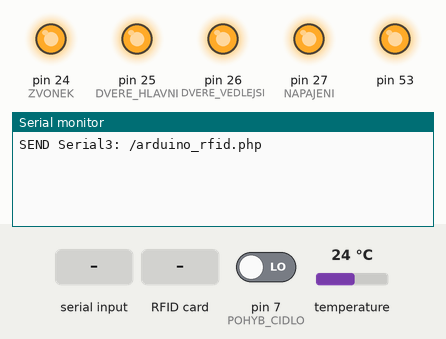
Bench run of a sketch on a simulated Arduino Mega 2560, built with avr-gcc and run on an emulated ATmega2560. Parts: output pins drawn as LEDs (lit = HIGH), the last lines printed to the serial monitor. The inputs (shaded band) are chosen by the test bench; at power-on: pin 7 (POHYB_CIDLO) LOW, temperature 24 °C.

Above: at 6.3 s.
6.4 s: "<5>" received over the second serial link
At 7.2 s:
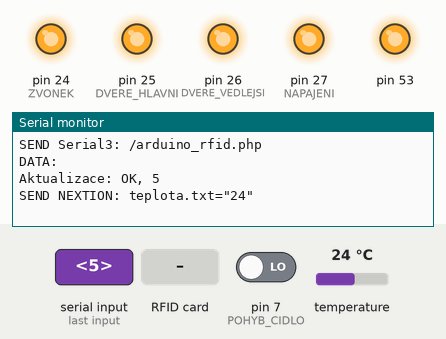
7.9 s: pin 7 (POHYB_CIDLO) driven HIGH
At 8.81 s:
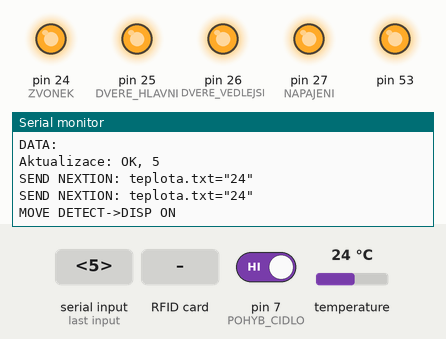
10.9 s: RFID card 5E 7A 19 C4 held to the reader
At 12.1 s:
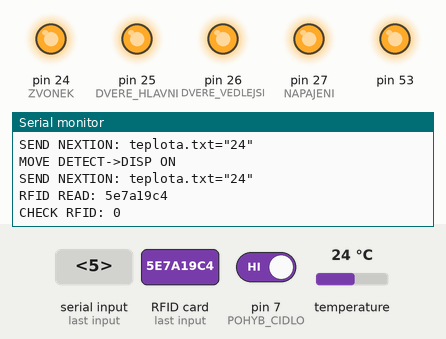

Measured:
- after the input at 6.4 s, the serial monitor: prints a new line at once (image 1)
- after the input at 7.9 s, the serial monitor: prints a new line after 0.79 s (image 2)
- after the input at 10.9 s, the serial monitor: prints a new line after 0.27 s (image 3)

The sketch:

mega_v2.ino
```cpp
#include <SPI.h>
#include <MFRC522.h>
#include <Wire.h>
#include <OneWire.h>

// definování pinů pro SDA a RST
#define SS_PIN 48
#define RST_PIN 49

MFRC522 mfrc522(SS_PIN, RST_PIN);
String read_rfid;

void dump_byte_array(byte *buffer, byte bufferSize) {
  read_rfid = "";
  for (byte i = 0; i < bufferSize; i++) {
    read_rfid = read_rfid + String(buffer[i], HEX);
  }
}

//definovani teplomeru


char messageFromPC[32] ;
String data[30];
int pocetPolozek = 0;

const int numChars = 512;
char receivedChars[numChars];

boolean newData = false;

#define POHYB_CIDLO 7
#define TEPL_CIDLO 2
#define ZVONEK 24
#define DVERE_HLAVNI 25
#define DVERE_VEDLEJSI 26
#define NAPAJENI 27
#define DVERE_CIDLO X

//teplota

int DS18S20_Pin = TEPL_CIDLO; //čidlo je připojeno na pinu 2

OneWire ds(DS18S20_Pin);

float getTemp(){

byte data[12];
byte addr[8];

if ( !ds.search(addr)) {
ds.reset_search();
return -1000;
}

if ( OneWire::crc8( addr, 7) != addr[7]) {
Serial.println("CRC is not valid!");
return -1000;
}

if ( addr[0] != 0x10 && addr[0] != 0x28) {
Serial.print("Device is not recognized");
return -1000;
}

ds.reset();
ds.select(addr);
ds.write(0x44,1);
byte present = ds.reset();
ds.select(addr);
ds.write(0xBE);
for (int i = 0; i < 9; i++) { // potřebujeme 9 bytů
data[i] = ds.read();
}

ds.reset_search();

byte MSB = data[1];
byte LSB = data[0];

float tempRead = ((MSB << 8) | LSB);
float TemperatureSum = tempRead / 16;

return TemperatureSum;

}


//displej

void poslat_nextion(String zprava) {
  Serial2.print(zprava);
  Serial2.write(0xff);
  Serial2.write(0xff);
  Serial2.write(0xff);
  delay(100);
}

#define nextion Serial2 // port pro komunikaci s displejem Nextion


String Nextion_receive(boolean read_data) { //returns generic

  boolean answer = false; // znacka
  char bite; // promenna pro ulozeni znaku
  String cmd; // promenna pro ulozeni textu
  byte countEnd = 0; // pocitadlo
  unsigned long previous; // cas spusteni
  int timeout = 1000; // doba po kterou se ceka na prichozi data
  previous = millis();

  do { // cekani na spravnou odpoved
    if (nextion.available() > 0) { // kdyz jsou k dispozici data, precti data
      bite = nextion.read();
      cmd += bite;
      if ((byte)bite == 0xff) countEnd++;
      if (countEnd == 3) answer = true;
    }
  }
  while (!answer && !((unsigned long)(millis() - previous) >= timeout)); // ceka na spravnou hodnotu, nebo uplynuti casu
  return cmd;
}
//------------------------------------------------------------------
String check_display() { // kontrola prijatych dat
  if (nextion.available() > 0) // kontroluje obsah pameti, pokud nen nic odeslano, dalsi cast programu se neprovede
  {
    return Nextion_receive(true); // precist hodnoty z serial portu
  }
}
//------------------------------------------------------------------
void nextion_init(int speed_init) { // nastaveni pri spusteni displeje
  nextion.begin(speed_init);
}


//načítání dat


void recvWithStartEndMarkers() {
    static boolean recvInProgress = false;
    static byte ndx = 0;
    char startMarker = '<';
    char endMarker = '>';
    char rc;

 // if (Serial.available() > 0) {
    while (Serial3.available() > 0 && newData == false) {
        rc = Serial3.read();

        if (recvInProgress == true) {
            if (rc != endMarker) {
                receivedChars[ndx] = rc;
                ndx++;
                if (ndx >= numChars) {
                    ndx = numChars - 1;
                }
            }
            else {
                receivedChars[ndx] = '\0'; // terminate the string
                recvInProgress = false;
                ndx = 0;
                newData = true;
            }
        }

        else if (rc == startMarker) {
            recvInProgress = true;
        }
    }
}

boolean showNewData() {
    if (newData == true) {
      for(int i=0;i<pocetPolozek;i++){
        data[i]="";
      }

      newData = false;

      char * strtokIndx;

      strtokIndx = strtok(receivedChars, ";");

      if(strlen(strtokIndx) == 0) {
          return false;
        }

      pocetPolozek = atoi(strtokIndx);

     if(pocetPolozek==0){
      return false;
     }

      for(int i=0;i<pocetPolozek;i++){
        strtokIndx = strtok(NULL,";");
        strcpy(messageFromPC, strtokIndx);
        data[i]=messageFromPC;
      };

      Serial.println("DATA:");

      for(int i=0;i<pocetPolozek;i++){
        Serial.println(data[i]);
      };


      Serial.println("Aktualizace: OK, "+(String)pocetPolozek);
      return true;


    }
    return false;
}


boolean update_rfid(){
  Serial.println("SEND Serial3: /arduino_rfid.php");
  Serial3.print("/arduino_rfid.php");
  delay(500);
  unsigned long timeout = millis();
  while(newData==false){
   recvWithStartEndMarkers();
   if (millis() - timeout > 10000) {
        break;
      }
  };
  if(showNewData()==true){
    return true;
  }else{
    return false;
  }
}


void setup() {
  Serial.begin(115200);
  Serial3.begin(115200);//Jakákoliv odeslaná zpráva se zpracovává jako http požadavek
  nextion_init(9600);
  SPI.begin();
  mfrc522.PCD_Init();

  pinMode(POHYB_CIDLO,INPUT);
  pinMode(TEPL_CIDLO,INPUT);

  pinMode(ZVONEK,OUTPUT);
  pinMode(DVERE_HLAVNI,OUTPUT);
  pinMode(DVERE_VEDLEJSI,OUTPUT);
  pinMode(NAPAJENI,OUTPUT);

  digitalWrite(ZVONEK,HIGH);
  digitalWrite(DVERE_HLAVNI,HIGH);
  digitalWrite(DVERE_VEDLEJSI,HIGH);
  digitalWrite(NAPAJENI,HIGH);

  delay(5000);
  boolean update_status=update_rfid();
  while(update_status==false){
    update_status=update_rfid();
  }
}


unsigned long aktualni_millis, predchozi_millis_lcd=0, predchozi_millis_temp=0, predchozi_millis_rfid=0;
boolean predchozi_stav=false;
unsigned long stav_lcd;

void loop() {

  aktualni_millis = millis();

  //načtení rfid z rpi jednou za 10 min
  if (aktualni_millis - predchozi_millis_rfid > 600000) {

    predchozi_millis_rfid = aktualni_millis;
    update_rfid();
  };

    //odeslání teploty do databaze jedno za 60 min
  if (aktualni_millis - predchozi_millis_temp > 3600000) {
    predchozi_millis_temp = aktualni_millis;
    int temperature = getTemp();
    Serial.println("SEND SERIAL3: /teplota_arduino.php?teplota=" + String(temperature));
    Serial3.println("/teplota_arduino.php?teplota=" + String(temperature));
  };

  //kontrola dveří

  /*boolean aktualni_stav=digitalRead(CIDLO_DVERE);
  if(aktualni_stav==false && predchozi_stav==true){
    Serial3.println("/dvere.php");
    Serial.println("DVERE OTEVRENY");
    predchozi_stav=false;
  }else if(aktualni_stav==true && predchozi_stav==false){
    Serial.println("DVERE ZAVRENY");
    predchozi_stav=true;
  }*/


//   pohybové čidlo
  if (digitalRead(POHYB_CIDLO)) {
    Serial.println("MOVE DETECT->DISP ON");
    poslat_nextion("sleep=0");
    stav_lcd = millis();
  } else {
    if (aktualni_millis - stav_lcd > 30000) {
      Serial.println("30 SEC NO MOVE DETECT->DISP OFF");
      poslat_nextion("sleep=1");
      return;
    };
  }

  //zobrazení teploty na lcd
  if (aktualni_millis - predchozi_millis_lcd > 1000) {
    predchozi_millis_lcd = aktualni_millis;
    int temperature = getTemp();
    Serial.println("SEND NEXTION: teplota.txt=\"" + String(temperature) + "\"");
    poslat_nextion("teplota.txt=\"" + String(temperature) + "\"");
  };


  String displej = Nextion_receive(true);

  if (displej[1] == '5' && displej[2] == '1') {
    digitalWrite(ZVONEK, LOW);
    delay(2000);
    while (Nextion_receive(true)[2] != '2') {};
    digitalWrite(ZVONEK, HIGH);
    Serial3.println("/zvonek.php");
  }

  if (displej[1] == '2' && displej[2] == '2') {
    Serial3.println("/pin.php?povoleno=1");
    digitalWrite(DVERE_HLAVNI, LOW);
    digitalWrite(DVERE_VEDLEJSI, LOW);
    delay(1000);
    digitalWrite(DVERE_VEDLEJSI, HIGH);
    delay(1000);
    digitalWrite(DVERE_HLAVNI, HIGH);
  }

  if (displej[1] == '3' && displej[2] == '2') {
    Serial3.println("/pin.php?povoleno=0");
  }


  if ( ! mfrc522.PICC_IsNewCardPresent())
    return;

  // Pokud nalezena
  if ( ! mfrc522.PICC_ReadCardSerial())
    return;

  dump_byte_array(mfrc522.uid.uidByte, mfrc522.uid.size);// z nějakého důvodu zůstává předchozí karta v mezipaměti
  dump_byte_array(mfrc522.uid.uidByte, mfrc522.uid.size);// proto je potřeba provést čtení dvakrát
  Serial.println("RFID READ: "+read_rfid);
  int kontrola=0;

  for(int i=0;i<pocetPolozek;i++){
    if(data[i]==read_rfid){
      kontrola=1;
    }
  }

  Serial.println("CHECK RFID: "+String(kontrola));

  if (kontrola == 1) {
    Serial.println("SEND Serial3: /pristup.php?RFID="+read_rfid);
    Serial3.println("/pristup.php?RFID="+read_rfid);
    poslat_nextion("page povoleno");
    digitalWrite(DVERE_HLAVNI, LOW);
    digitalWrite(DVERE_VEDLEJSI, LOW);
    delay(1000);
    digitalWrite(DVERE_VEDLEJSI, HIGH);
    delay(1000);
    digitalWrite(DVERE_HLAVNI, HIGH);
  } else {
    Serial3.println("/pristup.php?RFID="+read_rfid);
    poslat_nextion("page zamitnuto");
  }


  delay(1000);

}
```
